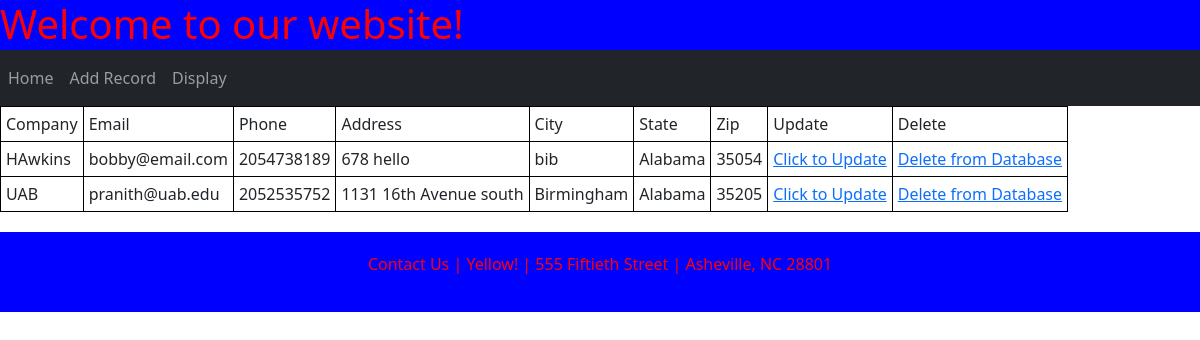
The app's page /display_records with its own data.
### Yellow/models.py (models this page shows)
class Record(db.Model):
    id = db.Column(db.Integer, primary_key=True)
    companyname = db.Column(db.String(50), unique=False, nullable=False)
    email = db.Column(db.String(120), unique=False, nullable=False)
    address = db.Column(db.String(120), unique=False, nullable=False)
    city = db.Column(db.String(50), unique=False, nullable=False)
    state = db.Column(db.String(50), unique=False, nullable=False)
    zip = db.Column(db.String(10), unique=False, nullable=False)
    phone = db.Column(db.String(16), unique=False, nullable=False)
    def __repr__(self):
        return f"Record('{self.companyname}', '{self.email}', '{self.phone}')"

### Yellow/routes.py (the view)
@app.route("/display_records")
def display():
    Records = Record.query.all()
    for record in Records:
        print(record)
    return render_template('display_records.html',title='Display', Records = Records)

### Yellow/templates/display_records.html
{% extends "layout.html" %} {% block body %}
<div id=resultPage class="jumbotron">
    <table border=1>
        <thead>
            <td>Company</td>
            <td>Email</td>
            <td>Phone</td>
            <td>Address</td>
            <td>City</td>
            <td>State</td>
            <td>Zip</td>
            <td>Update</td>
            <td>Delete</td>
        </thead>
        {% for record in Records %}
        <tr>
            <td>{{record.companyname}}</td>
            <td>{{record.email}}</td>
            <td>{{record.phone}}</td>
            <td>{{record.address}}</td>
            <td>{{record.city}}</td>
            <td>{{record.state}}</td>
            <td>{{record.zip}}</td>
            <td><a class="mr-2 " href="{{ url_for( 'update_record', record_id = record.id) }} ">Click to Update</a></td>
            <td><a class="mr-2 " href="{{ url_for( 'delete_record', record_id = record.id) }}">Delete from Database</a></td>
        </tr>
        {% endfor %}
    </table>
</div>
{% endblock %}

### Yellow/templates/layout.html (shortened to what this page needs)
<!doctype html>
<html lang="en">
<head>
    <link href="https://cdn.jsdelivr.net/npm/bootstrap@5.0.1/dist/css/bootstrap.min.css" rel="stylesheet">
    <link rel="stylesheet" href="{{ url_for('static', filename='stylesheets/style.css') }}">
    <link rel="stylesheet" href="https://use.fontawesome.com/releases/v5.7.0/css/all.css">
</head>
<body>
    <div class="header">
        <h1>Welcome to our website!</h1>
    </div>
    <nav class="navbar navbar-expand-lg navbar-dark bg-dark">
        <div class="collapse navbar-collapse" id="navbarNavDropdown">
            <ul class="navbar-nav mr-auto mt-2 mt-lg-0">
                <li class="nav-item active">
                    <a class="nav-link" href="{{ url_for('home') }}">Home</a>
                </li>
                <li class="nav-item">
                    <a class="nav-link" href="{{ url_for('add_record') }}">Add Record</a>
                </li>
                <li class="nav-item">
                    <a class="nav-link" href="{{ url_for('display') }}">Display</a>
                </li>
            </ul>
        </div>
    </nav>
     {% block body %}{% endblock %}
    <div class="footer">
        <div class="contact">
            <p id="contact">Contact Us | Yellow! | 555 Fiftieth Street | Asheville, NC 28801</p>
        </div>
    </div>
</body>
</html>

### Yellow/static/stylesheets/style.css (style rules this page uses)
table, th, td { border: 1px solid black; padding: 5px; border-radius: 4px; }
.footer { background-color: blue; margin-top: 20px; text-align: center; color: red; padding: 20px; }
.header { font-size: 50px; color: red; background-color: blue; height: 50px; }
body { padding: 0px; }

### records on screen
Record: companyname "HAwkins", email "bobby@email.com", phone "2054738189", address "678 hello", city "bib", state "Alabama", zip "35054"
Record: companyname "UAB", email "pranith@uab.edu", phone "2052535752", address "1131 16th Avenue south", city "Birmingham", state "Alabama", zip "35205"
